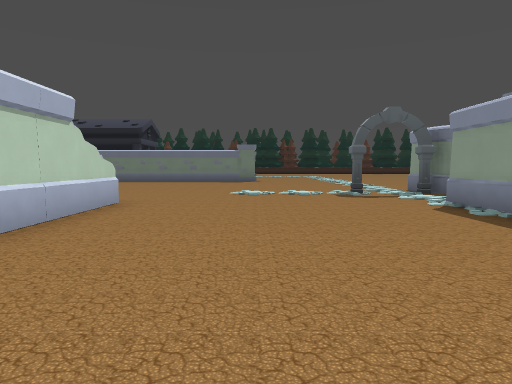
View 1 (above)

24 first-person views from a walk through a Godot game level. The camera is 1.4 m above the floor, tilts 4° down and sees 70° across. Doors that lead somewhere are drawn open, without their leaves. The floor is counted in squares, 2 m on a side. Each view is taken from the middle of a square. On the plan, view 1 faces up. The plan holds only what a view shows up to about 11 squares ahead; the rest is blank. The place goes on beyond the plan. Characters and animated objects are not drawn. Some surface patterns are stand-ins.

View 2
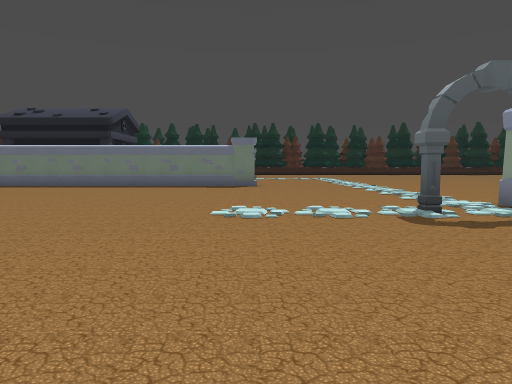

View 3
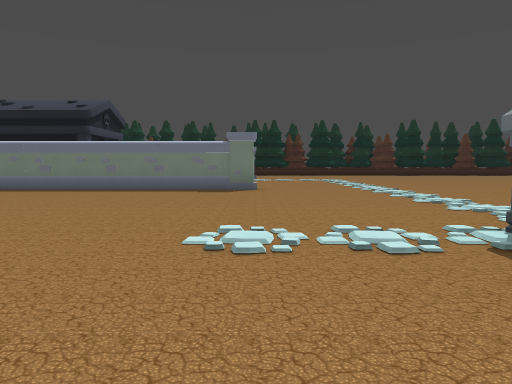

View 4
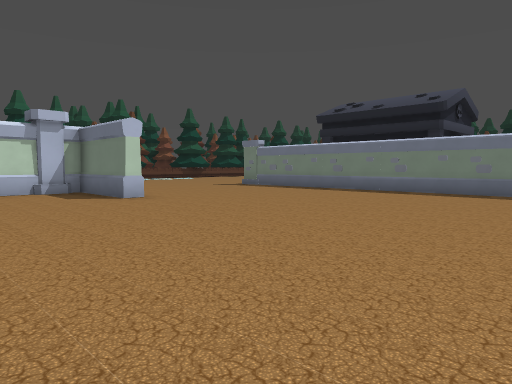

View 5
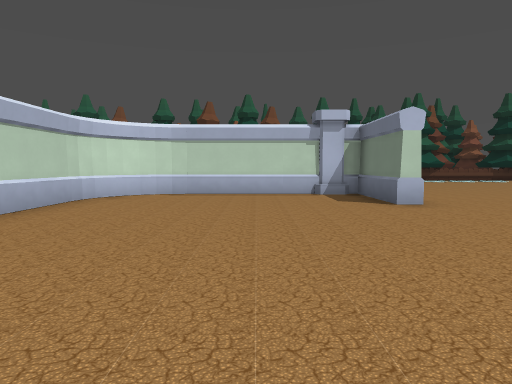

View 6
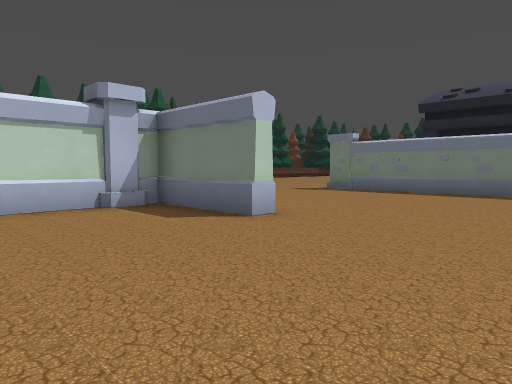

View 7
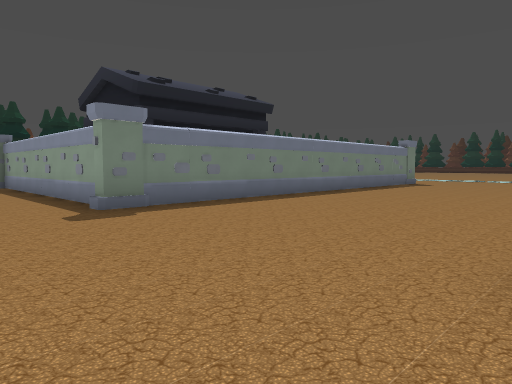

View 8
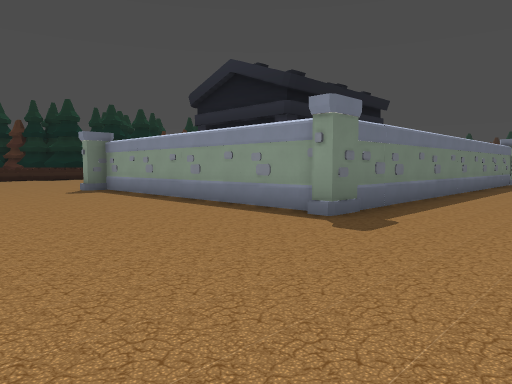

View 9
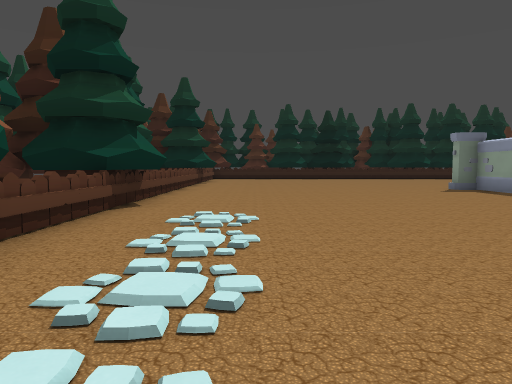

View 10
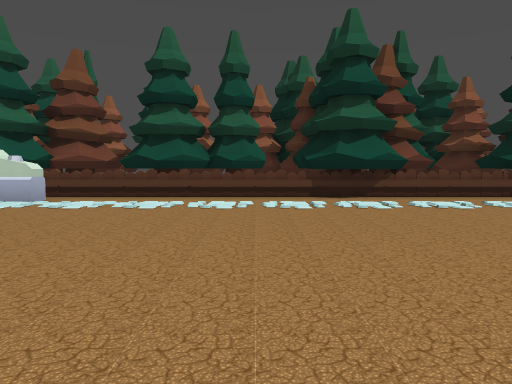

View 11
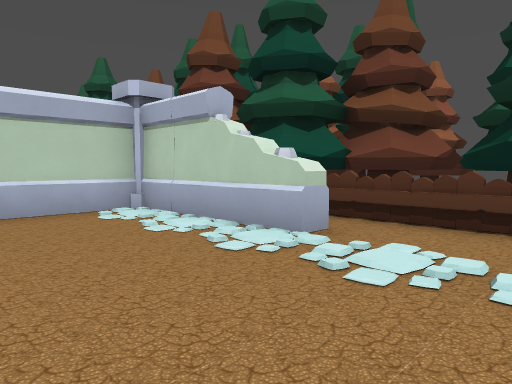

View 12
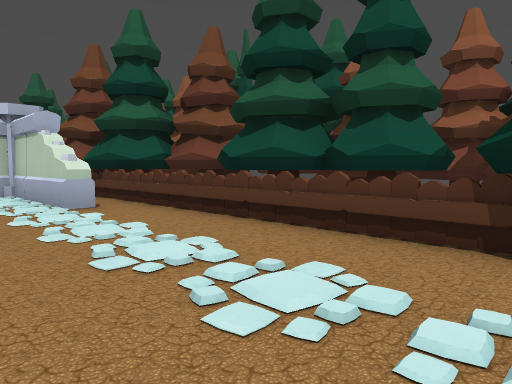

View 13
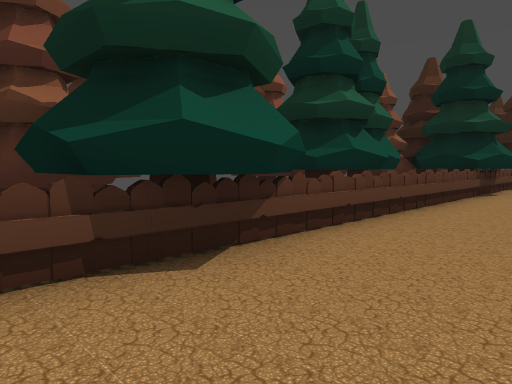

View 14
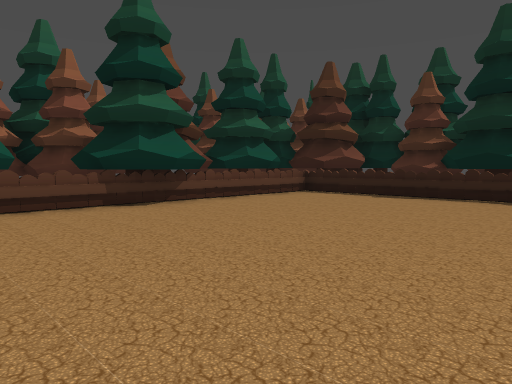

View 15
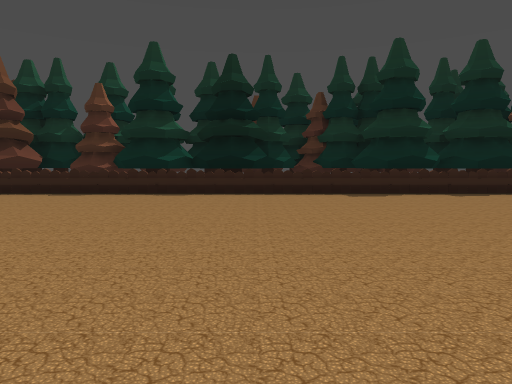

View 16
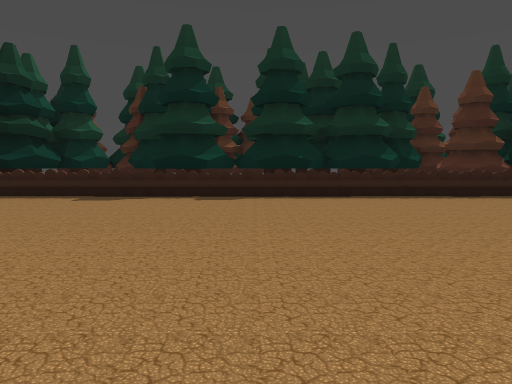

View 17
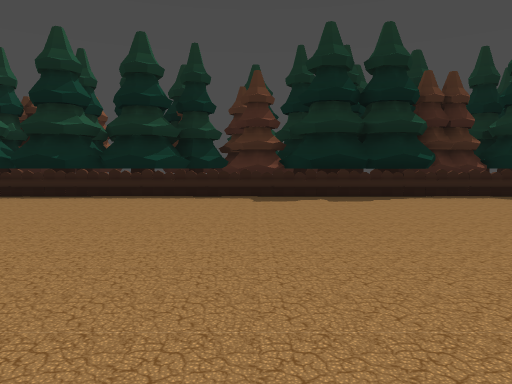

View 18
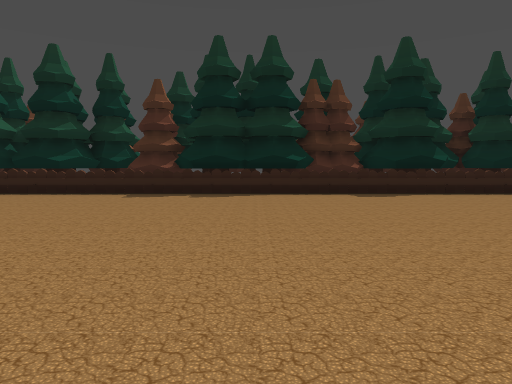

View 19
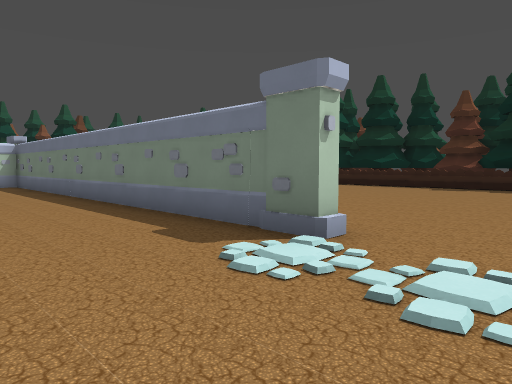

View 20
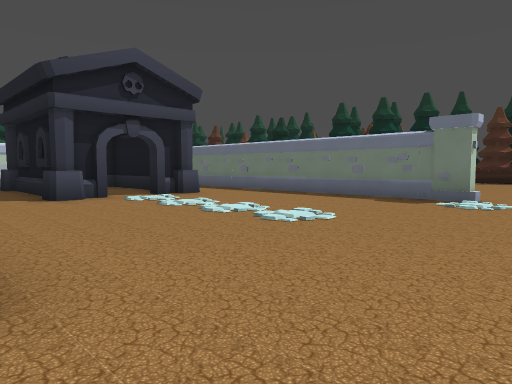

View 21
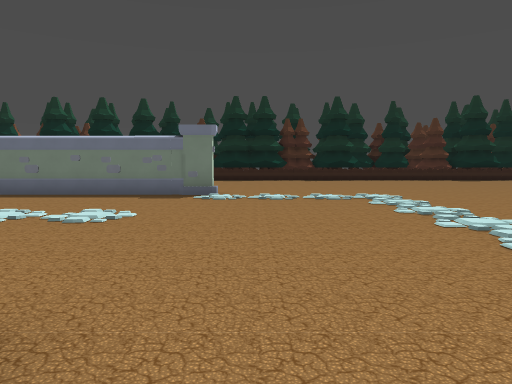

View 22
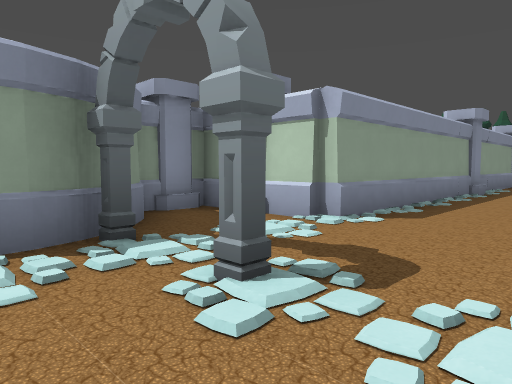

View 23
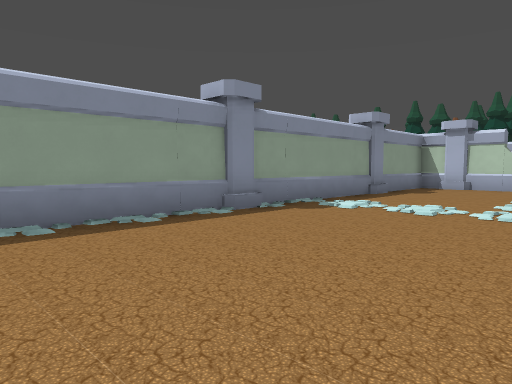

View 24
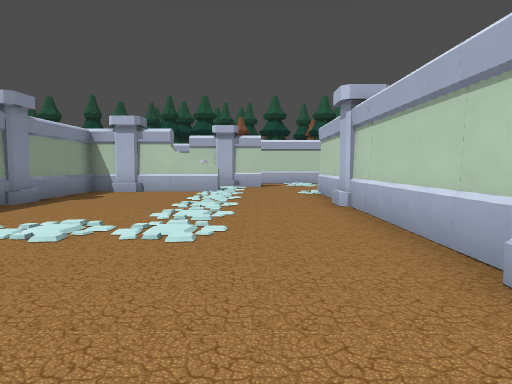

### Floor plan
Points are (right, up) in squares from view 1. A wall is a line through its corners. A room is listed if a view was taken in it or the views show most of it. See-through windows are left out.
Room 1 (views 1, 2, 3, 4, 5, 6, 7, 8, 9, 10, 11, 12, 13, 14, 15, 16, 17, 18, 19, 20, 21, 22, 23, 24)
walls: (-7, 19.6) (-10.2, 19.6); (-10.1, 19.3) (-10.6, 19.3); (-6, 19.9) (-6, 19.3) (-6.6, 19.3); (-12.4, 17.2) (-12.4, 25) (-12.9, 25) (-12.9, 25.4); (-6.2, 22.4) (-6.2, 21.7); (-6, 22.9) (-6, 22.2); (-9.6, 11.1) (-9.6, 10.6) (-12.3, 10.6) (-12.3, 6.2); (0, 16.9) (-12.6, 16.9); (-0.1, 25.4) (-0.1, 25) (-10.6, 25); (-2.7, 7) (-2.7, 3.6); (-12.3, 6.3) (-12.2, 5.7) (-11.8, 5) (-11.2, 4.5) (-10.6, 4.3); (-12.3, 6) (-12.1, 5.5); (-11.9, 5.2) (-11.5, 4.7) (-10.9, 4.4) (-10.2, 4.3); (-10.4, 4.3) (-8.1, 4.3); (-22.7, 18.7) (-22.2, 17.7); (-20.5, 9.7) (-20, 9.7) (-20, 6.3) (-17.9, 6.3); (4.7, 9.7) (4.5, 10.3); (5.2, 8.9) (4.8, 9.4); (5.6, 8.6) (5, 9.1) (4.5, 10) (4.5, 10.7); (-23.4, 9) (-23.4, 8.5); (-2.7, 0.8) (-2.7, -6.7); (-24.4, 9.9) (-23.1, 9.9) (-22.4, 8.8); (-24.4, 9.7) (-23, 9.7); (-22.7, 32.1) (-22.4, 31.5); (-20.8, 35.6) (-21.2, 35) (-21.8, 35); (0, -7.2) (3.6, -7.2) (3.6, 7) (6.3, 7) (6.3, 8.2)
low walls: (-12, 10.2) (-12, 9.5)
ways out: open door at (-5.5, 20)
objects: tree (-24, 11) to (-23, 12); pine tree (-24, 12) to (-24, 13); pine tree (-24, 14) to (-24, 15); tree (-24, 24) to (-23, 25); other object (-24, 25) to (-24, 26); pine tree (-24, 27) to (-24, 28); tree (-23, 13) to (-23, 14); pine tree (-23, 15) to (-23, 16); pine tree (-23, 20); tree (-23, 26) to (-22, 27); pine tree (-23, 28) to (-23, 29); tree (-23, 33) to (-22, 33); tree (-22, 7) to (-22, 9); fence (-22, 10) to (-21, 11); fence (-22, 12) to (-21, 13); fence (-22, 13) to (-22, 14); fence (-22, 14) to (-21, 15); tree (-22, 16); tree (-22, 16) to (-21, 17); fence (-22, 19) to (-21, 20); tree (-22, 20) to (-21, 21); fence (-22, 24); fence (-22, 25) to (-22, 26); fence (-22, 28); tree (-22, 29) to (-21, 30); fence (-22, 32); fence (-22, 34); fence (-21, 8); fence (-21, 9) to (-21, 10); fence (-21, 18) to (-21, 19); fence (-21, 23); fence (-21, 26); fence (-21, 27); fence (-21, 28); fence (-21, 31); fence (-21, 34); fence (-19, 34); fence (-18, 34); tree (-18, 35) to (-17, 35); fence (-16, 34); tree (-16, 35) to (-14, 35); fence (-15, 34); fence (-13, 34); fence (-12, 34); tree (-11, 35) to (-9, 35); fence (-10, 34); fence (-9, 34); tree (-8, 35) to (-7, 35); fence (-7, 34); fence (-6, 34); tree (-6, 35) to (-5, 35); fence (-4, 34); fence (-3, 34); pine tree (-2, 35); fence (-1, 34); tree (-1, 35); fence (0, 34); tree (0, 35) to (1, 35); fence (2, 34); pine tree (2, 35) to (3, 35); gate (3, 9) to (4, 10); fence (3, 34); other object (4, 35); fence (5, 34); tree (5, 35) to (6, 35); fence (6, 34)

Positions as (right, up) in squares from view 1, and headings:
1: (0, 0), facing up
2: (0, 4), facing up
3: (0, 6), facing up
4: (-2, 7), facing up-left
5: (-3, 8), facing left
6: (-6, 7), facing up-left
7: (-15, 11), facing up-right
8: (-17, 14), facing up-right
9: (-19, 14), facing up
10: (-13, 14), facing left
11: (-17, 12), facing down-left
12: (-18, 16), facing down-left
13: (-19, 19), facing up-left
14: (-15, 26), facing up-left
15: (-14, 25), facing up
16: (-8, 26), facing up
17: (-2, 26), facing up
18: (1, 25), facing up
19: (2, 22), facing up-left
20: (2, 17), facing up-left
21: (1, 16), facing up
22: (1, 11), facing down-right
23: (-1, 5), facing down-right
24: (-1, 3), facing down
